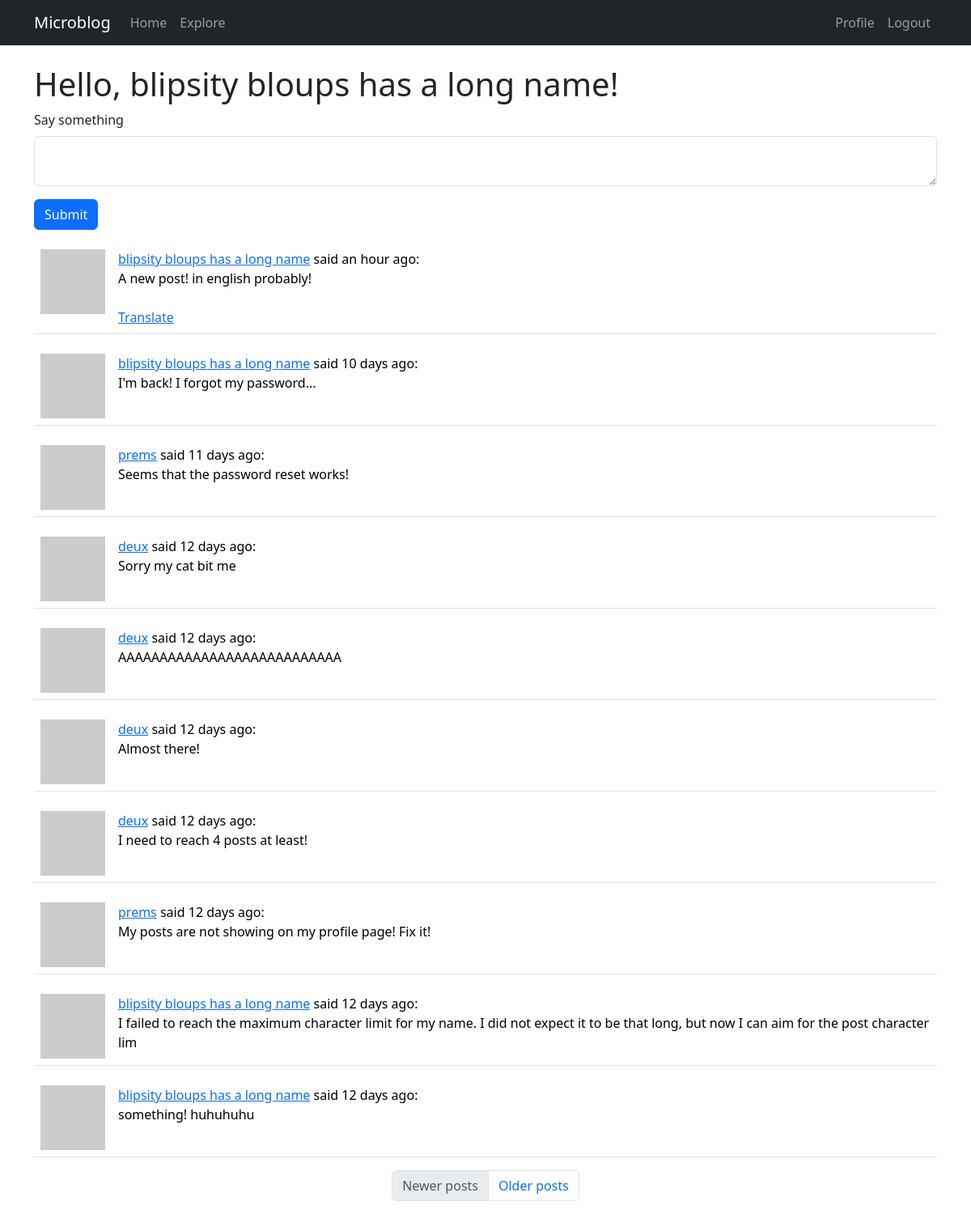
Page /index (signed in) on the committed database.
### app/models.py (models this page shows, shortened)
class User(UserMixin, db.Model):
    id: so.Mapped[int] = so.mapped_column(primary_key=True)
    username: so.Mapped[str] = so.mapped_column(sa.String(64), index=True, unique=True)
    email: so.Mapped[str] = so.mapped_column(sa.String(120), index=True, unique=True)
    password_hash: so.Mapped[Optional[str]] = so.mapped_column(sa.String(256))
    posts: so.WriteOnlyMapped["Post"] = so.relationship(back_populates="author")
    about_me: so.Mapped[Optional[str]] = so.mapped_column(sa.String(140))
    last_seen: so.Mapped[Optional[datetime]] = so.mapped_column(
        default=lambda: datetime.now(timezone.utc)
    )
    following: so.WriteOnlyMapped["User"] = so.relationship(
        secondary=followers,
        primaryjoin=(followers.c.follower_id == id),
        secondaryjoin=(followers.c.followed_id == id),
        back_populates="followers",
    )
    followers: so.WriteOnlyMapped["User"] = so.relationship(
        secondary=followers,
        primaryjoin=(followers.c.followed_id == id),
        secondaryjoin=(followers.c.follower_id == id),
        back_populates="following",
    )
    def avatar(self, size):
        digest = md5(self.email.lower().encode("utf-8")).hexdigest()
        return f"https://www.gravatar.com/avatar/{digest}?d=identicon&s={size}"
    def following_posts(self):
        Author = so.aliased(User)
        Follower = so.aliased(User)
        return (
            sa.select(Post)
            .join(Post.author.of_type(Author))
            .join(Author.followers.of_type(Follower), isouter=True)
            .where(sa.or_(Follower.id == self.id, Author.id == self.id))
            .group_by(Post)
            .order_by(Post.timestamp.desc())
        )

class Post(db.Model):
    id: so.Mapped[int] = so.mapped_column(primary_key=True)
    body: so.Mapped[str] = so.mapped_column(sa.String(140))
    timestamp: so.Mapped[datetime] = so.mapped_column(
        index=True, default=lambda: datetime.now(timezone.utc)
    )
    user_id: so.Mapped[int] = so.mapped_column(sa.ForeignKey(User.id), index=True)
    author: so.Mapped[User] = so.relationship(back_populates="posts")
    language: so.Mapped[Optional[str]] = so.mapped_column(sa.String(5))

### app/routes.py (the view, shortened to what this page needs)
@app.route("/", methods=["GET", "POST"])
@app.route("/index", methods=["GET", "POST"])
@login_required
def index():
    form = PostForm()
    page = request.args.get("page", 1, int)
    posts = db.paginate(
        current_user.following_posts(),
        page=page,
        per_page=app.config["POSTS_PER_PAGE"],
        error_out=False,
    )
    prev_url = url_for("index", page=posts.prev_num) if posts.has_prev else None
    next_url = url_for("index", page=posts.next_num) if posts.has_next else None
    return render_template(
        "index.html",
        title=_("Home"),
        form=form,
        posts=posts,
        prev_url=prev_url,
        next_url=next_url,
    )

### app/forms.py
class PostForm(FlaskForm):
    post = TextAreaField(
        _l("Say something"), validators=[DataRequired(), Length(min=1, max=140)]
    )
    submit = SubmitField(_l("Submit"))

### app/__init__.py (called while the page is built)
def get_locale():
    return "fr"

### app/models.py (called while the page is built)
@login.user_loader
def load_user(id):
    return db.session.get(User, int(id))

### app/routes.py (called while the page is built)
@app.before_request
def before_request():
    if current_user.is_authenticated:
        current_user.last_seen = datetime.now(timezone.utc)
        db.session.commit()
    g.locale = get_locale()

### app/templates/index.html
{% extends 'base.html' %}
{% import "bootstrap_wtf.html" as wtf %}
{% block content %}
<h1>{{_("Hello")}}, {{ current_user.username }}!</h1>
{% if form %}
{{ wtf.quick_form(form) }}
{% endif %}
{% for post in posts %}
{% include '_post.html' %}
{% endfor %}
<nav aria-label="Post navigation">
  <ul class="pagination justify-content-center">
    <li class="page-item {% if not prev_url %} disabled{% endif %}">
      <a class="page-link" href="{{ prev_url }}">{{_("Newer posts")}}</a>
    </li>
    <li class=" page-item {% if not next_url %} disabled{% endif %}">
        <a class="page-link" href="{{ next_url }}">{{_("Older posts")}}</a>
    </li>
  </ul>
</nav>
{% endblock %}

### app/templates/_post.html
<table class="table table-hover">
    <tr valign="top">
        <td width="70px">
            <a href="{{ url_for('user', username=post.author.username) }}">
                <img src="{{ post.author.avatar(36) }}"></a>
        </td>
        <td>
            <a href="{{ url_for('user', username=post.author.username) }}">
                {{ post.author.username }}</a>
            {{_("said")}} {{ moment(post.timestamp).fromNow() }}:
            <br>
            <span id="post{{ post.id }}">{{ post.body }}</span>
            {% if post.language and post.language != g.locale %}
            <br><br>
            <span id="translation{{ post.id }}"> <a href="javascript:translate('post{{post.id}}',
                    'translation{{post.id}}',
                    '{{post.language}}',
                    '{{g.locale}}')">{{_("Translate")}}</a>
            </span>
            {% endif %}
        </td>
    </tr>
</table>

### rows in the picture
User: username "blipsity bloups has a long name"
Post: author.username "blipsity bloups has a long name", timestamp "an hour ago", body "A new post! in english probably!"
Post: author.username "blipsity bloups has a long name", timestamp "10 days ago", body "I'm back! I forgot my password..."
Post: author.username "prems", timestamp "11 days ago", body "Seems that the password reset works!"
Post: author.username "deux", timestamp "12 days ago", body "Sorry my cat bit me"
Post: author.username "deux", timestamp "12 days ago", body "AAAAAAAAAAAAAAAAAAAAAAAAAAA"
Post: author.username "deux", timestamp "12 days ago", body "Almost there!"
Post: author.username "deux", timestamp "12 days ago", body "I need to reach 4 posts at least!"
Post: author.username "prems", timestamp "12 days ago", body "My posts are not showing on my profile page! Fix it!"
Post: author.username "blipsity bloups has a long name", timestamp "12 days ago", body "I failed to reach the maximum character limit for my name. I did not expect it to be that long, but now I can aim for the post character lim"
Post: author.username "blipsity bloups has a long name", timestamp "12 days ago", body "something! huhuhuhu"

### other values in the picture
{{ field.label(class='form-label') }} "Say something"
